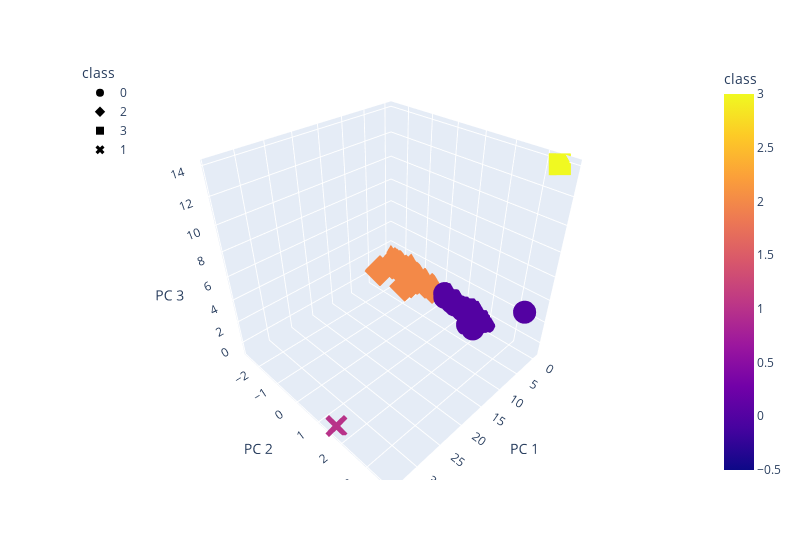

Source (notebook cell):
### Markdown cell above
# Visualizing Results

### Code cell
# STEP 1 
# Create a 3D scatter plot using Plotly Express to plot the clusters using the clustered_df DataFrame.

# Plot the df with a third axis to show what's happening with points in the middle
fig = px.scatter_3d(
    clustered_df,
    x="PC 1",
    y="PC 2",
    z="PC 3",
    color="class",
    symbol="class",
    hover_name="CoinName",
    hover_data=["Algorithm"],
    width=800,
)

fig.update_layout(legend=dict(x=0, y=1))
fig.show()

### Figure 1 — Plotly figure (JSON) as saved in the notebook; plotly's stock layout.template omitted (floating-point values rounded to 4 significant figures)
{"data": [{"customdata": [["Scrypt"], ["Scrypt"], ["X11"], ["Ethash"], ["Equihash"], ["Multiple"], ["SHA-256"], ["Scrypt"], ["Scrypt"], ["Quark"], ["Scrypt"], ["Scrypt"], ["Scrypt"], ["Groestl"], ["Multiple"], ["Scrypt"], ["Scrypt"], ["Scrypt"], ["Scrypt"], ["Scrypt"], ["X11"], ["Scrypt"], ["X11"], ["Scrypt"], ["HybridScryptHash256"], ["Scrypt"], ["X13"], ["Scrypt"], ["Scrypt"], ["X13"], ["Scrypt"], ["Scrypt"], ["Scrypt"], ["X11"], ["X11"], ["SHA-256"], ["SHA-256"], ["PHI1612"], ["SHA-256"], ["SHA-256"], ["X11"], ["Scrypt"], ["Scrypt"], ["Lyra2REv2"], ["Scrypt"], ["X11"], ["Multiple"], ["SHA-256"], ["CryptoNight"], ["CryptoNight"], ["Shabal256"], ["Scrypt"], ["SHA-256"], ["Scrypt"], ["Scrypt"], ["Scrypt"], ["X13"], ["Scrypt"], ["Scrypt"], ["X13"], ["Scrypt"], ["Stanford Folding"], ["Multiple"], ["Scrypt"], ["Scrypt"], ["M7 POW"], ["Scrypt"], ["Scrypt"], ["X11"], ["SHA3"], ["SHA-256"], ["QUAIT"], ["Scrypt"], ["Scrypt"], ["X13"], ["Blake2b"], ["X11"], ["SHA-256"], ["BLAKE256"], ["X11"], ["Scrypt"], ["SHA-256"], ["SHA-256"], ["Scrypt"], ["Scrypt"], ["Dagger"], ["X11GOST"], ["X11"], ["Scrypt"], ["Scrypt"], ["X11"], ["SHA-256"], ["NIST5"], ["X11"], ["Scrypt"], ["Scrypt"], ["X13"], ["X11"], ["Scrypt"], ["CryptoNight"], ["SHA-256"], ["Scrypt"], ["Scrypt"], ["Scrypt"], ["SHA-256D"], ["X14"], ["Ethash"]], "hovertemplate": "<b>%{hovertext}</b><br><br>class=%{marker.color}<br>PC 1=%{x}<br>PC 2=%{y}<br>PC 3=%{z}<br>Algorithm=%{customdata[0]}<extra></extra>", "hovertext": ["42 Coin", "404Coin", "Dash", "Ethereum Classic", "ZCash", "DigiByte", "PayCoin", "BlueCoin", "EnergyCoin", "QuarkCoin", "Digitalcoin ", "CryptoBullion", "CannaCoin", "Diamond", "Verge", "EarthCoin", "E-Gulden", "FlutterCoin", "GlobalCoin", "GoldCoin", "HyperStake", "Infinite Coin", "IOCoin", "KrugerCoin", "MediterraneanCoin", "MintCoin", "NavCoin", "NobleCoin", "NyanCoin", "OpalCoin", "PhoenixCoin", "StableCoin", "SmartCoin", "SuperCoin", "SyncCoin", "SysCoin", "TigerCoin", "TittieCoin", "TerraCoin", "UnbreakableCoin", "UroCoin", "UltraCoin", "VeriCoin", "Vertcoin", "WorldCoin", "X11 Coin", "Crypti", "JouleCoin", "ByteCoin", "DigitalNote ", "BurstCoin", "MonaCoin", "Neutron", "Gulden", "RubyCoin", "PesetaCoin", "Kore", "Wild Beast Coin", "8BIT Coin", "Sativa Coin", "ArtByte", "Folding Coin", "Unitus", "Vtorrent", "GreenCoin", "Cryptonite", "MasterCoin", "1Credit", "IslaCoin", "Nexus", "Anarchists Prime", "Droidz", "Song Coin", "Diggits", "Paycon", "Siacoin", "MindCoin", "I0coin", "Decred", "Hitcoin", "Gamecredits", "DubaiCoin", "CarpeDiemCoin", "BillaryCoin", "GPU Coin", "SoilCoin", "SibCoin", "EuropeCoin", "ZeitCoin", "SafeExchangeCoin", "BolivarCoin", "Revenu", "VIP Tokens", "BitSend", "PutinCoin", "iBankCoin", "MudraCoin", "PizzaCoin", "CarterCoin", "Karbo", "ZayedCoin", "DopeCoin", "Swiscoin", "Shilling", "BuzzCoin", "GanjaCoin V2", "Elementrem"], "legendgroup": "0", "marker": {"color": [0, 0, 0, 0, 0, 0, 0, 0, 0, 0, 0, 0, 0, 0, 0, 0, 0, 0, 0, 0, 0, 0, 0, 0, 0, 0, 0, 0, 0, 0, 0, 0, 0, 0, 0, 0, 0, 0, 0, 0, 0, 0, 0, 0, 0, 0, 0, 0, 0, 0, 0, 0, 0, 0, 0, 0, 0, 0, 0, 0, 0, 0, 0, 0, 0, 0, 0, 0, 0, 0, 0, 0, 0, 0, 0, 0, 0, 0, 0, 0, 0, 0, 0, 0, 0, 0, 0, 0, 0, 0, 0, 0, 0, 0, 0, 0, 0, 0, 0, 0, 0, 0, 0, 0, 0, 0, 0], "coloraxis": "coloraxis", "symbol": "circle"}, "mode": "markers", "name": "0", "scene": "scene", "showlegend": true, "type": "scatter3d", "x": [-0.334, 2.295, -0.2828, -0.3178, -0.2714, -0.2518, -0.3262, -0.3517, -0.332, -0.3306, -0.3971, -0.2811, -0.2873, -0.3505, -0.3975, -0.3198, -0.3974, -0.2433, -0.004927, -0.3293, -0.2819, -0.3339, -0.2897, -0.3337, -0.4285, -0.3459, -0.3104, -0.09001, -0.3178, -0.07491, -0.3335, -0.06474, -0.3141, -0.3336, -0.332, -0.242, -0.3969, -0.3328, -0.3179, -0.3338, -0.3339, -0.2855, -0.3503, -0.3335, -0.3836, -0.2434, -0.3494, -0.285, 0.8429, -0.3508, -0.3336, -0.3177, -0.3722, -0.3328, 0.3561, -0.3338, -0.3339, -0.3603, -0.3301, -0.3178, -0.3338, -0.2432, -0.3146, -0.3954, -0.3496, -0.3269, -0.2698, 0.5695, -0.3606, -0.2893, -0.2872, 4.402, -0.3972, -0.3196, -0.3162, -0.3453, -0.3448, -0.3336, -0.09785, -0.396, 3.724, -0.2861, -0.3311, -0.314, -0.3328, -0.3594, -0.3339, -0.3509, -0.2543, -0.3294, -0.3973, -0.2808, -0.4038, -0.2869, -0.3559, 1.016, -0.366, -0.359, -0.2844, -0.1934, -0.1469, -0.4061, -0.351, -0.2959, -0.3051, -0.2523, -0.346], "y": [0.9936, 1.563, 1.347, 0.8782, 0.6076, 1.91, 0.9938, 1.4, 0.9936, 1.095, 1.366, 0.8774, 0.723, 1.095, 1.366, 1.429, 1.366, 0.1426, 0.2838, 1.519, 0.7228, 0.9936, 1.728, 0.9936, 1.858, 1.472, 0.8777, 0.9431, 0.8782, 1.354, 0.9936, 0.1861, 0.8779, 0.9936, 0.9936, 1.457, 1.366, 0.9936, 0.8782, 0.9936, 0.9936, 0.723, 1.4, 0.9936, 1.365, 1.458, 1.4, 1.892, 1.758, 1.4, 0.9936, 0.8782, 1.188, 0.9935, 0.7159, 0.9936, 0.9936, 1.398, 0.9933, 0.8782, 0.9936, 1.457, 0.9934, 1.366, 1.4, 0.9931, 0.722, 1.66, 1.529, 1.728, 0.723, 3.702, 1.366, 0.6637, 0.8782, 1.528, 1.473, 0.9936, 0.6055, 1.365, 1.955, 1.728, 0.9935, 1.258, 0.9935, 1.398, 0.9936, 1.095, 0.4865, 0.9936, 1.366, 0.7228, 1.669, 0.723, 1.398, 1.675, 0.9343, 1.398, 0.7229, 0.984, 0.242, 1.669, 1.095, 1.884, 1.893, 0.6073, 1.367], "z": [-0.5227, -0.6196, -0.02077, -0.3672, -0.06227, -0.6065, -0.5229, -0.09071, -0.5228, -0.202, -0.5065, -0.3678, -0.2178, -0.2015, -0.5065, -0.2183, -0.5065, 0.09187, -0.05883, -0.05778, -0.2179, -0.5227, -0.5934, -0.5228, -0.6844, -0.2397, -0.3673, -0.3875, -0.3672, -0.511, -0.5228, -0.2151, -0.3673, -0.5228, -0.5228, -0.2884, -0.5065, -0.5228, -0.3672, -0.5227, -0.5227, -0.2178, -0.09073, -0.5228, -0.5066, -0.2884, -0.09073, -0.7327, -0.6186, -0.09072, -0.5227, -0.3672, -0.2554, -0.5228, -0.2289, -0.5227, -0.5227, -0.1846, -0.5228, -0.3672, -0.5227, -0.2884, -0.5231, -0.5065, -0.09074, -0.5228, -0.218, -0.7559, -0.5578, -0.5934, -0.2178, 4.163, -0.5065, -0.04628, -0.3673, -0.5581, -0.1351, -0.5228, -0.06525, -0.5065, -0.09505, -0.5934, -0.5228, -0.2529, -0.5228, -0.1846, -0.5227, -0.2015, -0.3829, -0.5228, -0.5065, -0.2179, -0.4896, -0.2178, -0.1846, -0.08438, -0.3512, -0.1846, -0.2178, -0.5241, 0.1542, -0.4895, -0.2015, -0.4962, -0.7325, -0.0626, -0.1153]}, {"customdata": [["X13"], ["SHA-256"], ["Ethash"], ["Scrypt"], ["CryptoNight-V7"], ["SHA-512"], ["SHA-256"], ["Scrypt"], ["X15"], ["X11"], ["Scrypt"], ["Scrypt"], ["Multiple"], ["Scrypt"], ["SHA-256"], ["Scrypt"], ["Scrypt"], ["Groestl"], ["Scrypt"], ["Scrypt"], ["X11"], ["Scrypt"], ["SHA-256"], ["Scrypt"], ["Scrypt"], ["PoS"], ["Scrypt"], ["NeoScrypt"], ["Scrypt"], ["Scrypt"], ["SHA-256"], ["Scrypt"], ["Scrypt"], ["SHA3"], ["Scrypt"], ["Scrypt"], ["SHA-256"], ["Scrypt"], ["SHA-256"], ["NeoScrypt"], ["Scrypt"], ["Scrypt"], ["Scrypt"], ["Multiple"], ["X11"], ["SHA-256"], ["Scrypt"], ["Scrypt"], ["X13"], ["Scrypt"], ["Counterparty"], ["Groestl"], ["Scrypt"], ["Scrypt"], ["X11"], ["QuBit"], ["Scrypt"], ["SHA-256"], ["X11"], ["Lyra2RE"], ["X11"], ["X11"], ["Scrypt"], ["Ethash"], ["SHA-256"], ["X15"], ["Scrypt"], ["1GB AES Pattern Search"], ["SHA-256"], ["NIST5"], ["X11"], ["Scrypt"], ["SHA-256"], ["PoS"], ["Scrypt"], ["X11"], ["SHA-256"], ["Scrypt"], ["POS 3.0"], ["Scrypt"], ["X11"], ["Equihash"], ["X11"], ["SHA-256"], ["X11"], ["Scrypt"], ["Multiple"], ["Scrypt"], ["Scrypt"], ["SHA-256"], ["PoS"], ["Scrypt"], ["X11"], ["Lyra2Z"], ["PoS"], ["X13"]], "hovertemplate": "<b>%{hovertext}</b><br><br>class=%{marker.color}<br>PC 1=%{x}<br>PC 2=%{y}<br>PC 3=%{z}<br>Algorithm=%{customdata[0]}<extra></extra>", "hovertext": ["EliteCoin", "Bitcoin", "Ethereum", "Litecoin", "Monero", "Bitshares", "BitcoinDark", "ProsperCoin", "KoboCoin", "Spreadcoin", "Argentum", "Aurora Coin", "MyriadCoin", "MoonCoin", "ZetaCoin", "SexCoin", "Quatloo", "Riecoin", "BitBar", "Catcoin", "CryptCoin", "CasinoCoin", "DevCoin", "Einsteinium", "Emerald", "Exclusive Coin", "Franko", "FeatherCoin", "GrandCoin", "HoboNickels", "IXcoin", "LuckyCoin", "Litebar ", "MaxCoin", "MegaCoin", "MinCoin", "MazaCoin", "Nautilus Coin", "Namecoin", "Orbitcoin", "PotCoin", "Reddcoin", "RonPaulCoin", "TeslaCoin", "TorCoin", "Unobtanium", "UnitaryStatus Dollar", "ViaCoin", "StealthCoin", "ZCC Coin", "StorjCoin", "FairCoin", "Dnotes", "Flo", "Ucoin", "CypherPunkCoin", "OmniCron", "SoonCoin", "MarsCoin ", "Crypto", "BowsCoin", "Squall Coin", "BitZeny", "Expanse", "Emercoin", "EverGreenCoin", "Revolution VR", "HOdlcoin", "EDRCoin", "PWR Coin", "Adzcoin", "YoCoin", "SwingCoin", "Nebuchadnezzar", "Francs", "Ratecoin", "Clockcoin", "Omni", "Let it Ride", "Frankywillcoin", "Lutetium Coin", "Komodo", "GoldBlocks", "BitTokens", "MustangCoin", "ZoneCoin", "Circuits of Value", "RootCoin", "BitCurrency", "DollarCoin", "Opair", "PesoBit", "Halloween Coin", "ZCoin", "CoffeeCoin", "RoyalCoin"], "legendgroup": "2", "marker": {"color": [2, 2, 2, 2, 2, 2, 2, 2, 2, 2, 2, 2, 2, 2, 2, 2, 2, 2, 2, 2, 2, 2, 2, 2, 2, 2, 2, 2, 2, 2, 2, 2, 2, 2, 2, 2, 2, 2, 2, 2, 2, 2, 2, 2, 2, 2, 2, 2, 2, 2, 2, 2, 2, 2, 2, 2, 2, 2, 2, 2, 2, 2, 2, 2, 2, 2, 2, 2, 2, 2, 2, 2, 2, 2, 2, 2, 2, 2, 2, 2, 2, 2, 2, 2, 2, 2, 2, 2, 2, 2, 2, 2, 2, 2, 2, 2], "coloraxis": "coloraxis", "symbol": "diamond"}, "mode": "markers", "name": "2", "scene": "scene", "showlegend": true, "type": "scatter3d", "x": [-0.1624, -0.1483, -0.1502, -0.1549, 0.1676, -0.1635, -0.227, -0.08586, -0.1629, -0.2048, 0.2305, -0.1633, -0.1636, -0.1791, -0.1429, -0.1624, -0.1627, 1.586, -0.16, -0.1636, -0.1636, -0.1617, -0.1469, -0.1472, -0.1478, -0.2273, -0.147, 3.857, 0.4551, -0.1609, -0.147, -0.1284, -0.1475, -0.1404, -0.1472, -0.161, -0.1528, 0.3678, -0.09594, -0.1623, 0.2712, -0.2261, -0.1625, -0.2822, 0.3, -0.09994, -0.1609, -0.1634, -0.1549, -0.09045, -0.2249, 0.3, -0.1637, 0.3001, -0.1549, -0.1618, -0.1539, -0.1631, -0.2271, 3.247, -0.0893, -0.1629, -0.1838, -0.1547, -0.1506, -0.1618, -0.1837, -0.1509, -0.1838, 0.3, 1.086, -0.1769, -0.1497, 0.3038, -0.1501, -0.1635, -0.2262, -0.1356, 0.3137, -0.2271, -0.1636, -0.136, -0.1576, -0.2008, -0.04948, -0.1526, -0.1474, 0.3799, -0.1546, -0.1815, -0.1196, -0.1456, -0.1012, -0.2044, -0.1616, -0.1206], "y": [-1.16, -2.231, -2.045, -2.042, -1.748, -1.16, -0.7881, -1.741, -1.16, -1.199, -1.281, -1.16, -1.16, -1.645, -1.161, -1.16, -1.16, -1.181, -1.16, -1.16, -1.16, -1.16, -1.275, -1.276, -1.275, -0.7881, -1.275, -2.406, -2.367, -1.16, -1.16, -2.586, -1.275, -2.094, -1.275, -1.16, -2.045, -2.176, -1.14, -1.16, -1.28, -0.7882, -1.16, -1.495, -2.364, -1.741, -1.16, -1.16, -2.042, -1.166, -0.7882, -2.364, -1.16, -2.364, -2.042, -1.16, -2.098, -1.16, -0.7881, -1.218, -1.166, -1.16, -1.645, -2.042, -2.188, -1.16, -1.645, -2.045, -1.645, -2.364, -1.251, -1.645, -1.978, -2.364, -2.188, -1.16, -0.7882, -2.026, -2.364, -0.7881, -1.16, -2.232, -2.34, -1.2, -2.044, -2.268, -1.275, -2.368, -2.042, -1.484, -0.4255, -1.276, -2.236, -1.199, -1.16, -1.74], "z": [0.01588, 0.4151, 0.3561, 0.4321, 0.3213, 0.0159, 0.03217, 0.325, 0.0159, 0.1118, 0.1651, 0.0159, 0.01591, 0.2283, 0.01558, 0.01588, 0.01589, -0.01409, 0.01585, 0.0159, 0.01591, 0.01589, 0.1714, 0.1714, 0.1714, 0.03218, 0.1714, 0.3241, 0.3826, 0.01586, 0.01563, 0.4437, 0.1714, 0.3882, 0.1714, 0.01587, 0.3562, 0.4324, 0.1947, 0.01588, 0.1642, 0.03216, 0.0159, 0.6784, 0.3851, 0.3252, 0.01586, 0.0159, 0.4321, 0.01527, 0.03215, 0.3851, 0.01591, 0.3851, 0.4321, 0.01587, 0.3914, 0.0159, 0.03217, -0.04022, 0.0153, 0.0159, 0.2284, 0.4321, 0.3587, 0.01587, 0.2284, 0.3562, 0.2284, 0.3851, 0.1378, 0.2283, 0.3665, 0.385, 0.3587, 0.0159, 0.03216, 0.3784, 0.3849, 0.03217, 0.0159, 0.415, 0.4292, 0.19, 0.4305, 0.3654, 0.1714, 0.3841, 0.4321, 0.1499, -0.0547, 0.1714, 0.4098, 0.1118, 0.01588, 0.3256]}, {"customdata": [["PoS"]], "hovertemplate": "<b>%{hovertext}</b><br><br>class=%{marker.color}<br>PC 1=%{x}<br>PC 2=%{y}<br>PC 3=%{z}<br>Algorithm=%{customdata[0]}<extra></extra>", "hovertext": ["TeamUP"], "legendgroup": "3", "marker": {"color": [3], "coloraxis": "coloraxis", "symbol": "square"}, "mode": "markers", "name": "3", "scene": "scene", "showlegend": true, "type": "scatter3d", "x": [-0.4176], "y": [3.431], "z": [13.91]}, {"customdata": [["SHA-256D"]], "hovertemplate": "<b>%{hovertext}</b><br><br>class=%{marker.color}<br>PC 1=%{x}<br>PC 2=%{y}<br>PC 3=%{z}<br>Algorithm=%{customdata[0]}<extra></extra>", "hovertext": ["LanaCoin"], "legendgroup": "1", "marker": {"color": [1], "coloraxis": "coloraxis", "symbol": "x"}, "mode": "markers", "name": "1", "scene": "scene", "showlegend": true, "type": "scatter3d", "x": [34.07], "y": [1.579], "z": [-0.7564]}], "layout": {"coloraxis": {"colorbar": {"title": {"text": "class"}}, "colorscale": [[0, "#0d0887"], [0.1111, "#46039f"], [0.2222, "#7201a8"], [0.3333, "#9c179e"], [0.4444, "#bd3786"], [0.5556, "#d8576b"], [0.6667, "#ed7953"], [0.7778, "#fb9f3a"], [0.8889, "#fdca26"], [1, "#f0f921"]]}, "legend": {"title": {"text": "class"}, "tracegroupgap": 0, "x": 0, "y": 1}, "margin": {"t": 60}, "scene": {"domain": {"x": [0, 1], "y": [0, 1]}, "xaxis": {"title": {"text": "PC 1"}}, "yaxis": {"title": {"text": "PC 2"}}, "zaxis": {"title": {"text": "PC 3"}}}, "width": 800}}
